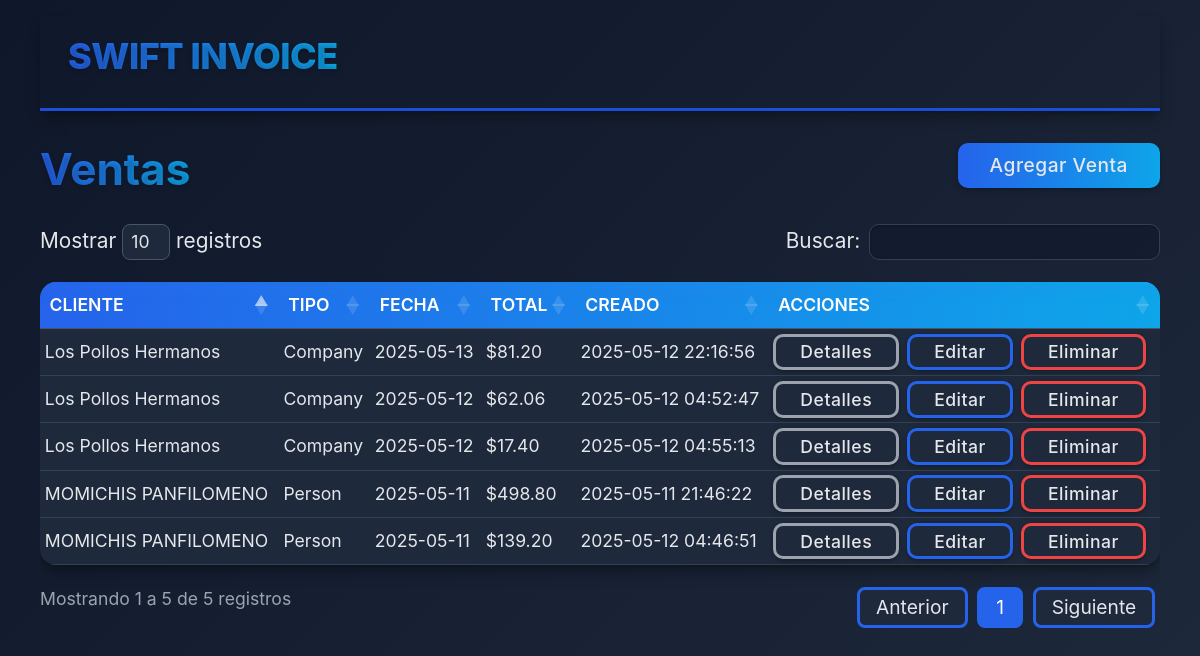
The app's page /modules/sales/index.php (signed in), older data.
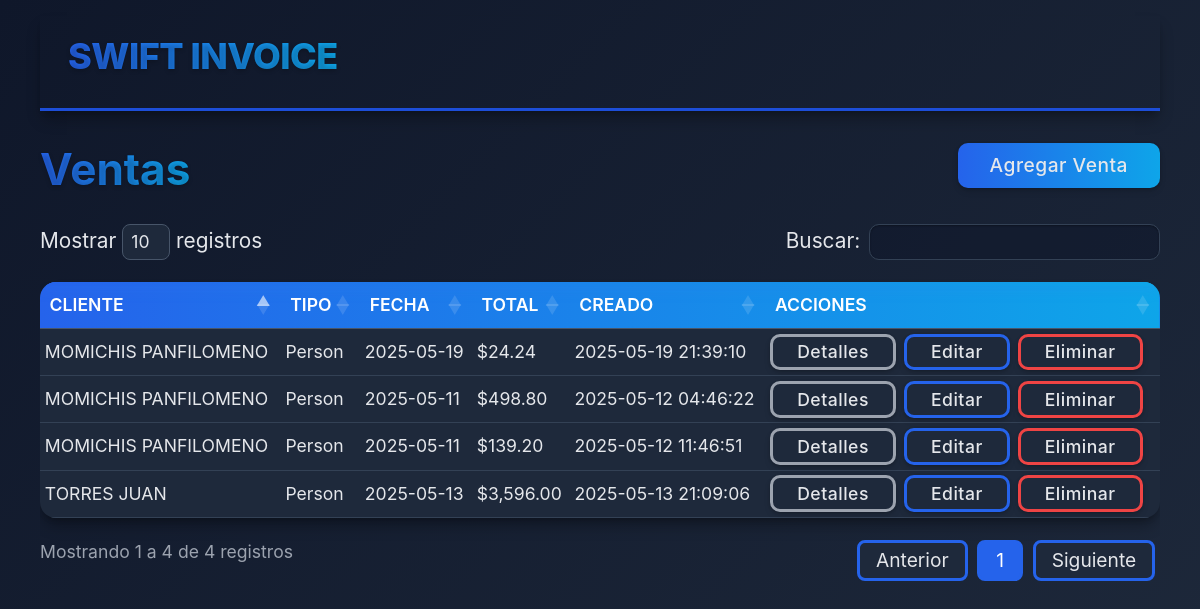
The same page, newer data.
### tables this page shows
CREATE TABLE `sales` (
  `id` int(11) NOT NULL,
  `client_id` int(11) NOT NULL,
  `sale_date` date NOT NULL,
  `subtotal` decimal(10,2) NOT NULL,
  `tax_percentage` decimal(5,2) NOT NULL,
  `tax_amount` decimal(10,2) NOT NULL,
  `total` decimal(10,2) NOT NULL,
  `created_at` timestamp NOT NULL DEFAULT current_timestamp(),
  `client_type` enum('person','company') NOT NULL DEFAULT 'person'
);

CREATE TABLE `companies` (
  `id` int(11) NOT NULL,
  `business_name` varchar(100) NOT NULL,
  `rfc` varchar(13) NOT NULL,
  `fiscal_address` text NOT NULL,
  `phone` varchar(20) DEFAULT NULL,
  `email` varchar(100) DEFAULT NULL,
  `legal_representative` varchar(100) DEFAULT NULL,
  `logo_path` varchar(255) DEFAULT NULL,
  `created_at` timestamp NOT NULL DEFAULT current_timestamp(),
  `business_type_id` int(11) DEFAULT NULL,
  `tax_regime_id` int(11) DEFAULT NULL
);

CREATE TABLE `clients` (
  `id` int(11) NOT NULL,
  `first_name` varchar(50) NOT NULL,
  `last_name` varchar(50) NOT NULL,
  `mother_last_name` varchar(50) DEFAULT NULL,
  `phone` varchar(20) DEFAULT NULL,
  `email` varchar(100) DEFAULT NULL,
  `rfc` varchar(13) DEFAULT NULL,
  `address` text DEFAULT NULL,
  `created_at` timestamp NOT NULL DEFAULT current_timestamp()
);

### modules/sales/index.php (the view, shortened to what this page needs)
<?php
require_once '../../includes/header.php';
$db = new Database();
$conn = $db->connect();
$stmt = $conn->query("
    SELECT
      s.*,
      c.first_name,
      c.last_name,
      co.business_name
    FROM sales AS s
    LEFT JOIN clients   AS c  ON (s.client_type = 'person'  AND s.client_id = c.id)
    LEFT JOIN companies AS co ON (s.client_type = 'company' AND s.client_id = co.id)
    ORDER BY s.sale_date DESC
");
$sales = $stmt->fetchAll(PDO::FETCH_ASSOC);
?>
<!DOCTYPE html>
<html lang="es">
<head>
    <link href="https://cdn.jsdelivr.net/npm/bootstrap@5.3.0/dist/css/bootstrap.min.css" rel="stylesheet">
    <link rel="stylesheet" href="/swift_invoice/assets/css/tableClients.css">
    <link rel="stylesheet" href="https://cdn.datatables.net/1.13.6/css/dataTables.bootstrap5.min.css">
</head>
<body>
    <nav class="navbar navbar-expand navbar-custom py-2 sticky-top">
        <div class="container-fluid">
            <a class="navbar-brand navbar-brand-custom ms-3" href="/swift_invoice">SWIFT INVOICE</a>
        </div>
    </nav>
    <div class="card-header d-flex justify-content-between align-items-center">
        <h2 class="card-title">Ventas</h2>
        <a href="create.php" class="btnAgregar">Agregar Venta</a>
    </div>
    <main class="">
        <?php if (empty($sales)): ?>
            <p>No hay ventas registradas.</p>
        <?php else: ?>
            <div class="table-responsive">
                <table id="ventasTable" class="styled-table display nowrap">
                    <thead>
                        <tr>
                            <th>Cliente</th>
                            <th>Tipo</th>
                            <th>Fecha</th>
                            <th>Total</th>
                            <th>Creado</th>
                            <th>Acciones</th>
                        </tr>
                    </thead>
                    <tbody>
                        <?php foreach ($sales as $sale): ?>
                            <tr>
                                <td>
                                    <?php
                                    if ($sale['client_type'] === 'person') {
                                        echo htmlspecialchars($sale['last_name'] . ' ' . $sale['first_name']);
                                    } elseif ($sale['client_type'] === 'company') {
                                        echo htmlspecialchars($sale['business_name']);
                                    } else {
                                        echo 'Cliente desconocido';
                                    }
                                    ?>
                                </td>
                                <td><?php echo ucfirst($sale['client_type']); ?></td>
                                <td><?php echo htmlspecialchars($sale['sale_date']); ?></td>
                                <td>$<?php echo number_format($sale['total'], 2); ?></td>
                                <td><?php echo htmlspecialchars($sale['created_at']); ?></td>
                                <td>
                                    <div class="d-flex gap-2">
                                        <a href="view.php?id=<?php echo $sale['id']; ?>" class="btnDetails">
                                            Detalles
                                        </a>
                                        <a href="edit.php?id=<?php echo $sale['id']; ?>" class="btnEdit">Editar</a>
                                        <button class="btnDelete"
                                            onclick="confirmDelete(<?php echo $sale['id']; ?>)">Eliminar</button>
                                    </div>
                                </td>
                            </tr>
                        <?php endforeach; ?>
                    </tbody>
                </table>
            </div>
        <?php endif; ?>
    </main>
    <?php
    require_once '../../includes/footer.php';
    ?>

### includes/header.php (shortened to what this page needs)
<!DOCTYPE html>
<html lang="es">
<head>
    <link rel="stylesheet" href="assets/css/main.css?v=<?php echo filemtime('assets/css/main.css'); ?>">
    <?php if (basename($_SERVER['PHP_SELF']) == 'index.php'): ?>
    <link rel="stylesheet" href="assets/css/dashboard.css?v=<?php echo filemtime('assets/css/dashboard.css'); ?>">
    <?php endif; ?>
<link href="https://cdn.jsdelivr.net/npm/bootstrap@5.3.0/dist/css/bootstrap.min.css" rel="stylesheet">
</head>
<body>

### includes/footer.php (shortened to what this page needs)
</body>
</html>

### assets/css/main.css (style rules this page uses)
:root { --primary: #2563eb; --primary-dark: #1d4ed8; --secondary: #0ea5e9; --text: #e5e7eb; --text-light: #9ca3af; --bg-dark: #0f172a; --card-bg: #1e293b; --border: #334155; --danger: #ef4444; --shadow: 0 10px 15px -3px rgba(0, 0, 0, 0.3), 0 4px 6px -4px rgba(0, 0, 0, 0.3); }
body { font-family: 'Segoe UI', Tahoma, Geneva, Verdana, sans-serif; margin: 0; padding: 0; background-color: var(--bg-dark); color: var(--text); }
.card-title { font-size: 1.3rem; font-weight: 700; margin: 0; margin-bottom: 0.5rem; }

### assets/css/dashboard.css (style rules this page uses)
:root { --primary: #2563eb; --secondary: #0ea5e9; --text: #e5e7eb; --text-light: #9ca3af; --bg-dark: #0f172a; --bg-darker: #020617; --card-bg: #1e293b; --card-hover: #334155; --border-dark: #334155; --shadow: 0 10px 32px 0 rgba(20, 30, 45, 0.45); --shadow-hover: 0 16px 36px 0 rgba(37,99,235,0.19); --radius-lg: 1.7rem; --radius-xl: 2.5rem; }
body, .dashboard-container { background: linear-gradient(135deg, #0f172a 0%, #1e293b 100%) !important; min-height: 100vh; color: var(--text); }
.card-title { font-size: 1.55rem; font-weight: 700; margin-bottom: 1rem; color: var(--text); }

Row changes from the older to the newer data that the page shows:
removed sales: companies.business_name "Los Pollos Hermanos", client_type "Company", sale_date "2025-05-13", total "81.20", created_at "2025-05-12 22:16:56"
removed sales: companies.business_name "Los Pollos Hermanos", client_type "Company", sale_date "2025-05-12", total "62.06", created_at "2025-05-12 04:52:47"
removed sales: companies.business_name "Los Pollos Hermanos", client_type "Company", sale_date "2025-05-12", total "17.40", created_at "2025-05-12 04:55:13"
added sales: client.first_name "MOMICHIS PANFILOMENO", client_type "Person", sale_date "2025-05-19", total "24.24", created_at "2025-05-19 21:39:10"
added sales: client.first_name "TORRES JUAN", client_type "Person", sale_date "2025-05-13", total "3,596.00", created_at "2025-05-13 21:09:06"
changed sales (number 3 of 4 on the later page): created_at "2025-05-11 21:46:22" → "2025-05-12 04:46:22"
changed sales (number 4 of 4 on the later page): created_at "2025-05-12 04:46:51" → "2025-05-12 11:46:51"
Text that changed along with them:
text written by a page script: "Mostrar registros Buscar: Mostrando 1 a 5 de 5 registros Anterior 1 Siguiente" → "Mostrar registros Buscar: Mostrando 1 a 4 de 4 registros Anterior 1 Siguiente"
